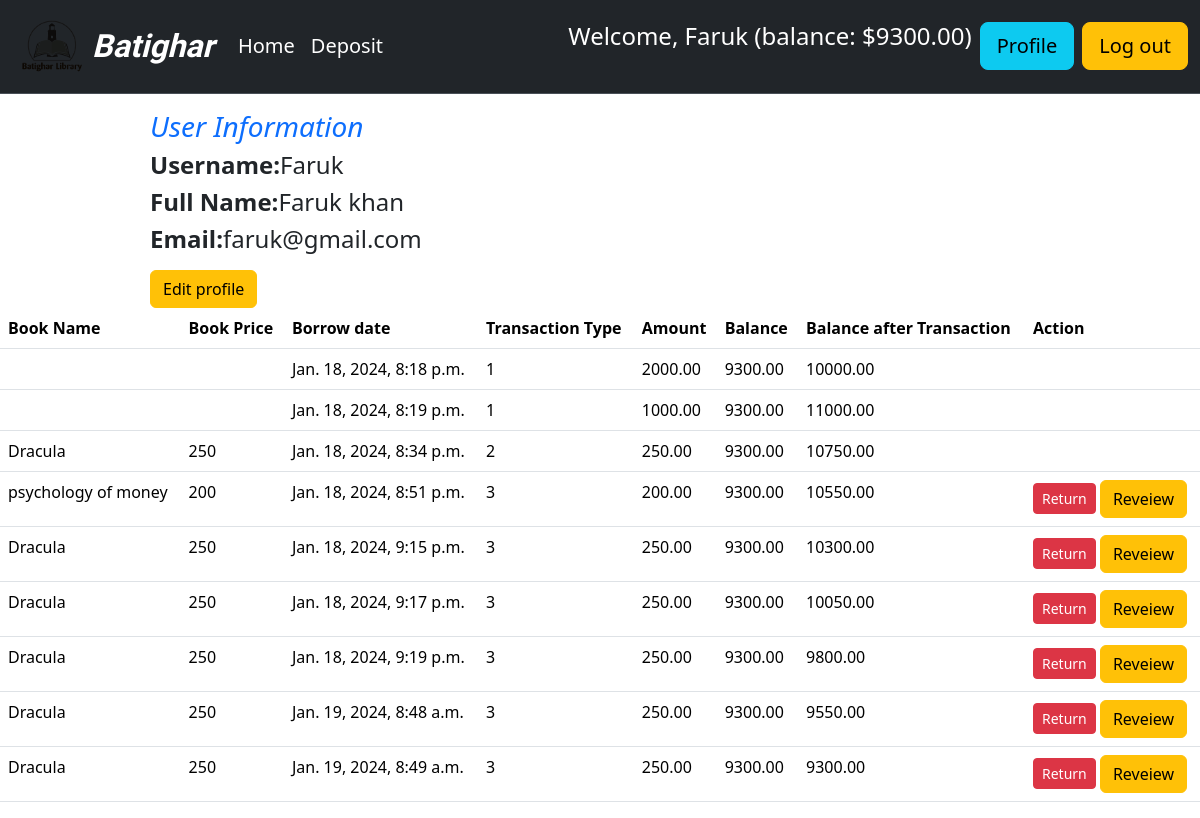
Screenshot of /account/profile/ (signed in) with the database file from the repository.
### account/models.py (models this page shows, shortened)
class UserAccount(models.Model):
    user= models.OneToOneField(User,related_name='account',on_delete=models.CASCADE)
    account_type=models.CharField(max_length=10, choices=ACCOUNT_TYPE)
    gender = models.CharField(max_length=10, choices=GENDER_TYPE)
    balance=models.DecimalField(default=0,max_digits=15,decimal_places=2)
    initial_deposite_date= models.DateField(auto_now_add=True)

### transaction/models.py (models this page shows, shortened)
class Transaction(models.Model):
    user=models.ForeignKey(UserAccount,related_name='transactions',on_delete = models.CASCADE, null=True)
    amount = models.DecimalField(decimal_places=2, max_digits = 12)
    balance_after_transaction = models.DecimalField(decimal_places=2, max_digits = 12)
    transaction_type = models.IntegerField(choices=TRANSACTION_TYPE, null = True)
    timestamp = models.DateTimeField(auto_now_add=True)
    book=models.ForeignKey(Book,on_delete = models.CASCADE,null=True)
    is_returned=models.BooleanField(default=False)

### book/models.py (models this page shows, shortened)
class Book(models.Model):
    book_name=models.CharField(max_length=200)
    image= models.ImageField(upload_to='book/media/uploads/')
    description=models.TextField()
    price = models.IntegerField()
    quantity= models.IntegerField()
    author_name=models.CharField(max_length=200,verbose_name = "Author Name")
    category=models.ManyToManyField(Category)

### account/views.py (the view, shortened to what this page needs)
# urls.py: path("profile/",ProfileView.as_view(),name="profile_detail"),
class  ProfileView(LoginRequiredMixin,ListView):
      template_name ='profile.html'
      model=Transaction
      def get_queryset(self):
        return super().get_queryset().filter(
            user=self.request.user.account
        )

### account/templates/profile.html (shortened to what this page needs)
{%extends "base.html"%}
{% load crispy_forms_tags %}
{% load static %}
{%block content %}
<div class="w-75 m-auto ">
  <h3 class="mt-3 text-primary fst-italic fs-3">User Information</h3>
  <h4><strong>Username:</strong>{{user.username}}</h4>
  <h4><strong>Full Name:</strong>{{user.first_name}} {{user.last_name}}</h4>
  <h4><strong>Email:</strong>{{user.email}} </h4>
  <a href="{% url 'edit_profile'%}" class="btn btn-warning mt-2">Edit profile</a>
</div>
<table class="table">
    <thead>
      <tr>
        <th scope="col">Book Name</th>
        <th scope="col">Book Price</th>
        <th scope="col">Borrow date</th>
        <th scope="col">Transaction Type </th>
        <th scope="col">Amount </th>
        <th scope="col">Balance </th>
        <th scope="col">Balance after Transaction</th>
        <th scope="col">Action</th>
      </tr>
    </thead>
    <tbody>
      <tr>
        {% for transaction in object_list %}
        <td>{{transaction.book.book_name}}</td>
        <td>{{transaction.book.price}}</td>
        <td>{{transaction.timestamp}}</td>
        <td>{{transaction.transaction_type}}</td>
        <td>{{transaction.amount}}</td>
        <td>{{transaction.user.balance}}</td>
        <td>{{transaction.balance_after_transaction}}</td>
        <td>
            {% if transaction.transaction_type == 3 and not transaction.is_returned %}
            <a href="{% url 'return_book' transaction.book.id %}" class="btn btn-sm btn-danger">Return</a>
            {% elif transaction.transaction_type == 4 %}
            <a class="btn btn-sm btn-info">Sucessfully Return</a>
            {% endif %}
            {% if transaction.transaction_type == 3 %}
            <a href="{%url 'book_detail' transaction.book.id %}" class="btn btn-warning">Reveiew</a>
            {% endif %}
         </td>
      </tr>
      {%endfor%}
    </tbody>
  </table>
{%endblock%}

### core/templates/navbar.html (shortened to what this page needs)
{% load static %}
<nav class="navbar navbar-expand-lg bg-dark border-bottom border-body" data-bs-theme="dark">
    <div class="container-fluid">
        <img class="lib-logo" src="{%static 'logo.png'%}" alt="car logo" />
        <a class="navbar-brand lib-nav fst-italic fs-2" href="#">Batighar</a>
        <div class="collapse navbar-collapse" id="navbarSupportedContent">
            <ul class="navbar-nav me-auto mb-2 mb-lg-0">
                <li class="nav-item">
                    <a class="nav-link active fs-5" aria-current="page" href="{% url 'homepage' %}">Home</a>
                </li>
                {% if request.user.is_authenticated %}
                <li class="nav-item">
                    <a class="nav-link active fs-5" aria-current="page" href="{% url 'deposit'%}">Deposit</a>
                </li>
                {% endif %}
            </ul>
            <div class="d-flex gap-2">
                {% if request.user.is_authenticated %}
                <h4 class="text-white">Welcome, {{request.user.first_name}} (balance: ${{request.user.account.balance}})</h4>
                <a class="btn btn-info btn-lg" href="{% url 'profile_detail'%}">Profile</a>
                <a class="btn btn-warning btn-lg" href="{% url 'logout'%}">Log out</a>
                {% else %}
                <a class="btn btn-danger" href="{% url 'register'%}">Register</a>
                <a class="btn btn-warning" href="{% url 'login'%}">Log In</a>
             {% endif %}
            </div>
        </div>
    </div>
</nav>

### static/style.css (style rules this page uses)
* { margin:0; padding:0; box-sizing: border-box; }
.lib-nav { font-family: Hind Guntur, sans-serif; font-weight: bold; font-size: 30px; }
.lib-logo { mix-blend-mode: multiply; width:80px; }

### rows the page displays
Transaction: is_returned "Return", shows "Reveiew"
Transaction: is_returned "Return", shows "Reveiew"
Transaction: is_returned "Return", shows "Reveiew"
Transaction: is_returned "Return", shows "Reveiew"
Transaction: is_returned "Return", shows "Reveiew"
Transaction: is_returned "Return", shows "Reveiew"

### other values shown
{{ request.user.first_name }} "Faruk"
{{ request.user.account.balance }} "9300.00"
{{ user.username }} "Faruk"
{{ user.first_name }} "Faruk"
{{ user.last_name }} "khan"
{{ user.email }} "faruk@gmail.com"
